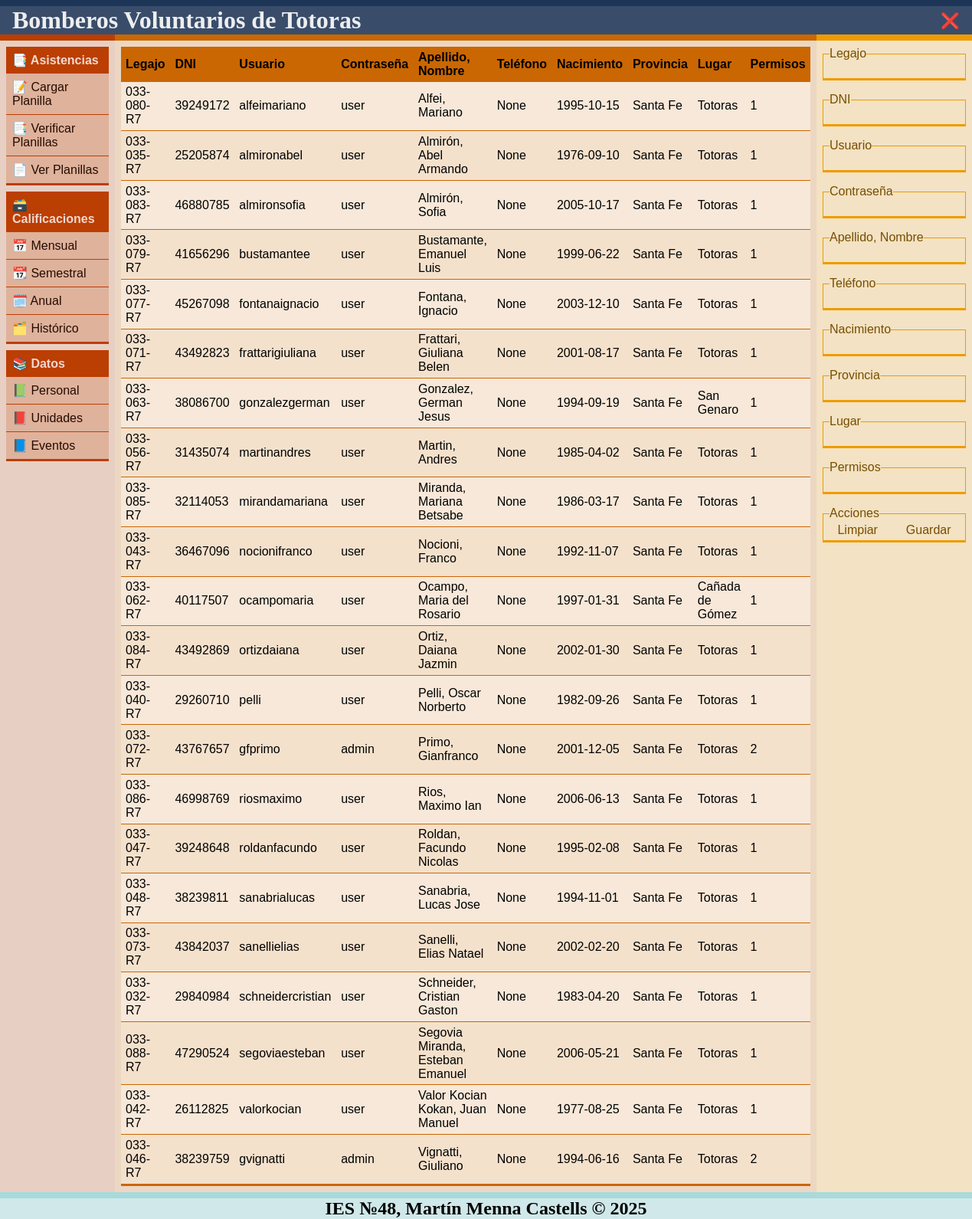
Page /personal/ (signed in) on the committed database.
### tables this page shows
CREATE TABLE personal (
    legajo           TEXT    PRIMARY KEY UNIQUE,
    dni              INTEGER NOT NULL UNIQUE,
    username         TEXT    NOT NULL UNIQUE,
    password         TEXT    NOT NULL,
    apellido_nombre  TEXT    NOT NULL,
    telefono         INTEGER,
    fecha_nacimiento TEXT    NOT NULL,
    provincia        TEXT    NOT NULL,
    lugar            TEXT    NOT NULL,
    permisos         INTEGER NOT NULL DEFAULT 0
);

### app/blueprints/bp_personal.py (the view)
@bp.route('/', methods=['GET'])
@Login_Required
def Personal():
    return render_template('datos/personal.html', personal=Bombero.Get_Bomberos())

### app/blueprints/bp_index.py (called while the page is built)
def Login_Required(f):
    @wraps(f)
    def decorated_function(*args, **kwargs):
        if 'user' not in session:
            return redirect(url_for('index.Index'))
        return f(*args, **kwargs)
    return decorated_function

### app/scripts/db.py (called while the page is built)
def Get_DB():
    if 'db' not in g:
        g.db = sqlite3.connect(
            DATABASE,
            detect_types=sqlite3.PARSE_DECLTYPES
        )
        g.db.row_factory = sqlite3.Row
    return g.db

def Close_DB(exception):
    db = g.pop('db', None)
    if db is not None:
        db.close()

### app/scripts/personal.py (called while the page is built)
    def Get_Bomberos():
        DB = Get_DB()
        bomberos_data = DB.execute(
            'SELECT * FROM personal ORDER BY apellido_nombre'
        ).fetchall()
        bomberos_list = []
        for bombero_data in bomberos_data:
            bombero = Bombero(
                legajo=bombero_data['legajo'],
                dni=bombero_data['dni'],
                username=bombero_data['username'],
                password=bombero_data['password'],
                apellido_nombre=bombero_data['apellido_nombre'],
                telefono=bombero_data['telefono'],
                fecha_nacimiento=bombero_data['fecha_nacimiento'],
                provincia=bombero_data['provincia'],
                lugar=bombero_data['lugar'],
                permisos=bombero_data['permisos']
            )
            bomberos_list.append(bombero)
        return bomberos_list

### app/templates/datos/personal.html (shortened to what this page needs)
{% extends 'base.html' %}
{% block head %}
    <link rel="stylesheet" href="{{ url_for('static', filename='datos.css') }}">
{% endblock %}
{% block center %}
    <table>
        <thead>
            <tr>
                <th>Legajo</th>
                <th>DNI</th>
                <th>Usuario</th>
                <th>Contraseña</th>
                <th>Apellido, Nombre</th>
                <th>Teléfono</th>
                <th>Nacimiento</th>
                <th>Provincia</th>
                <th>Lugar</th>
                <th class="hidden">Permisos</th>
            </tr>
        </thead>
        <tbody>
            {% for Bombero in personal %}
                <tr onclick="tr_Seleccionar(this)">
                    <td>{{ Bombero.legajo }}</td>
                    <td>{{ Bombero.dni }}</td>
                    <td>{{ Bombero.username }}</td>
                    <td>{{ Bombero.password }}</td>
                    <td>{{ Bombero.apellido_nombre }}</td>
                    <td>{{ Bombero.telefono }}</td>
                    <td>{{ Bombero.fecha_nacimiento }}</td>
                    <td>{{ Bombero.provincia }}</td>
                    <td>{{ Bombero.lugar }}</td>
                    <td class="hidden">{{ Bombero.permisos }}</td>
                </tr>
            {% endfor %}
        </tbody>
    </table>
{% endblock %}
{% block right %}
    <form id="abm" action="{{ url_for('personal.Subir') }}" method="post">
        <fieldset>
            <legend>Legajo</legend>
            <input type="text" name="legajo" value="" required>
        </fieldset>
        <fieldset>
            <legend>DNI</legend>
            <input type="text" name="dni" value="" required>
        </fieldset>
        <fieldset>
            <legend>Usuario</legend>
            <input type="text" name="username" value="" required>
        </fieldset>
        <fieldset>
            <legend>Contraseña</legend>
            <input type="text" name="password" value="" required>
        </fieldset>
        <fieldset>
            <legend>Apellido, Nombre</legend>
            <input type="text" name="apellido_nombre" value="" required>
        </fieldset>
        <fieldset>
            <legend>Teléfono</legend>
            <input type="text" name="telefono" value="" required>
        </fieldset>
        <fieldset>
            <legend>Nacimiento</legend>
            <input type="text" name="fecha_nacimiento" value="" required>
        </fieldset>
        <fieldset>
            <legend>Provincia</legend>
            <input type="text" name="provincia" value="" required>
        </fieldset>
        <fieldset>
            <legend>Lugar</legend>
            <input type="text" name="lugar" value="" required>
        </fieldset>
        <fieldset>
            <legend>Permisos</legend>
            <input type="text" name="permisos" value="" required>
        </fieldset>
        <fieldset>
            <legend>Acciones</legend>
            <button onclick="form_Limpiar()">
                <span>Limpiar</span>
            </button>
            <button type="submit">
                <span>Guardar</span>
            </button>
        </fieldset>
    </form>
{% endblock %}

### app/templates/base.html (shortened to what this page needs)
<!DOCTYPE html>
<html lang="en">
<head>
    <link rel="stylesheet" href="{{ url_for('static', filename='base.css') }}">
    {% block head %}
    {% endblock %}
</head>
<body>
    <div id="top">
        <h1><a href="{{ url_for('index.Index') }}">Bomberos Voluntarios de Totoras</a></h1>
        <form action="{{ url_for('index.Logout') }}" method="post">
            <input type="submit" value="❌">
        </form>
    </div>
    <div id="middle">
        <div id="left">
            <div id="nav">
                <details open>
                    <summary>📑 Asistencias</summary>
                    <a href="{{ url_for('asistencias.Index') }}">📝 Cargar Planilla</a>
                    <a href="{{ url_for('asistencias.Verificar_Planillas') }}">📑 Verificar Planillas</a>
                    <a href="{{ url_for('asistencias.Ver_Planillas') }}">📄 Ver Planillas</a>
                </details>
                <details open>
                    <summary>🗃️ Calificaciones</summary>
                    <a href="{{ url_for('calificaciones.Mensual') }}">📅 Mensual</a>
                    <a href="{{ url_for('calificaciones.Semestral') }}">📆 Semestral</a>
                    <a href="{{ url_for('calificaciones.Anual') }}">🗓️ Anual</a>
                    <a href="">🗂️ Histórico</a>
                </details>
                <details open>
                    <summary>📚 Datos</summary>
                    <a href="{{ url_for('personal.Personal') }}">📗 Personal</a>
                    <a href="{{ url_for('unidades.Unidades') }}">📕 Unidades</a>
                    <a href="{{ url_for('eventos.Eventos') }}">📘 Eventos</a>
                </details>
            </div>
        </div>
        <div id="center">
            {% block center %}{% endblock %}
        </div>
        <div id="right">
            {% block right %}{% endblock %}
        </div>
    </div>
    <div id="bottom">
        <h2>IES №48, Martín Menna Castells © 2025</h2>
    </div>
</body>
</html>

### app/static/base.css (style rules this page uses)
* { margin: 0; padding: 0; }
:root { --color-bg-body: #EEEEEEAA; --color-fg-top: #1D3557; --color-bg-top: #1D3557DD; --color-text-top: #EEE; --color-fg-middle: #AE2012; --color-bg-middle: #AE201277; --color-fg-bottom: #A8DADC; --color-bg-bottom: #A8DADC77; --color-fg-left: #BB3E03; --color-bg-left: #BB3E03; --color-fg-center: #CA6702; --color-bg-center: #CA6702; --color-fg-right: #EE9B00; --color-bg-right: #EE9B00; }
html { background-image: url(./logo.svg); background-repeat: no-repeat; background-position: center; background-size: 33%; }
body { background-color: var(--color-bg-body); display: grid; grid-template-columns: 1fr; grid-template-rows: auto 1fr auto; grid-template-areas: 'top' 'middle' 'bottom'; min-height: 100dvh; }
#middle { display: grid; grid-template-columns: 1fr 4fr 1fr; grid-template-areas: 'left center right'; }
#bottom { grid-area: bottom; border-top: 0.5rem solid var(--color-fg-bottom); background-color: var(--color-bg-bottom); text-align: center; }
#center { grid-area: center; border-top: 0.5rem solid var(--color-fg-center); background-color: color-mix(in srgb, var(--color-bg-center), transparent 80%); padding: 0.5rem; }

### rows in the picture
personal: legajo "033-080-R7", dni "39249172", username "alfeimariano", password "user", apellido_nombre "Alfei, Mariano", telefono "None", fecha_nacimiento "1995-10-15", provincia "Santa Fe", lugar "Totoras", permisos "1"
personal: legajo "033-035-R7", dni "25205874", username "almironabel", password "user", apellido_nombre "Almirón, Abel Armando", telefono "None", fecha_nacimiento "1976-09-10", provincia "Santa Fe", lugar "Totoras", permisos "1"
personal: legajo "033-083-R7", dni "46880785", username "almironsofia", password "user", apellido_nombre "Almirón, Sofia", telefono "None", fecha_nacimiento "2005-10-17", provincia "Santa Fe", lugar "Totoras", permisos "1"
personal: legajo "033-079-R7", dni "41656296", username "bustamantee", password "user", apellido_nombre "Bustamante, Emanuel Luis", telefono "None", fecha_nacimiento "1999-06-22", provincia "Santa Fe", lugar "Totoras", permisos "1"
personal: legajo "033-077-R7", dni "45267098", username "fontanaignacio", password "user", apellido_nombre "Fontana, Ignacio", telefono "None", fecha_nacimiento "2003-12-10", provincia "Santa Fe", lugar "Totoras", permisos "1"
personal: legajo "033-071-R7", dni "43492823", username "frattarigiuliana", password "user", apellido_nombre "Frattari, Giuliana Belen", telefono "None", fecha_nacimiento "2001-08-17", provincia "Santa Fe", lugar "Totoras", permisos "1"
personal: legajo "033-063-R7", dni "38086700", username "gonzalezgerman", password "user", apellido_nombre "Gonzalez, German Jesus", telefono "None", fecha_nacimiento "1994-09-19", provincia "Santa Fe", lugar "San Genaro", permisos "1"
personal: legajo "033-056-R7", dni "31435074", username "martinandres", password "user", apellido_nombre "Martin, Andres", telefono "None", fecha_nacimiento "1985-04-02", provincia "Santa Fe", lugar "Totoras", permisos "1"
personal: legajo "033-085-R7", dni "32114053", username "mirandamariana", password "user", apellido_nombre "Miranda, Mariana Betsabe", telefono "None", fecha_nacimiento "1986-03-17", provincia "Santa Fe", lugar "Totoras", permisos "1"
personal: legajo "033-043-R7", dni "36467096", username "nocionifranco", password "user", apellido_nombre "Nocioni, Franco", telefono "None", fecha_nacimiento "1992-11-07", provincia "Santa Fe", lugar "Totoras", permisos "1"
personal: legajo "033-062-R7", dni "40117507", username "ocampomaria", password "user", apellido_nombre "Ocampo, Maria del Rosario", telefono "None", fecha_nacimiento "1997-01-31", provincia "Santa Fe", lugar "Cañada de Gómez", permisos "1"
personal: legajo "033-084-R7", dni "43492869", username "ortizdaiana", password "user", apellido_nombre "Ortiz, Daiana Jazmin", telefono "None", fecha_nacimiento "2002-01-30", provincia "Santa Fe", lugar "Totoras", permisos "1"
personal: legajo "033-040-R7", dni "29260710", username "pelli", password "user", apellido_nombre "Pelli, Oscar Norberto", telefono "None", fecha_nacimiento "1982-09-26", provincia "Santa Fe", lugar "Totoras", permisos "1"
personal: legajo "033-072-R7", dni "43767657", username "gfprimo", password "admin", apellido_nombre "Primo, Gianfranco", telefono "None", fecha_nacimiento "2001-12-05", provincia "Santa Fe", lugar "Totoras", permisos "2"
personal: legajo "033-086-R7", dni "46998769", username "riosmaximo", password "user", apellido_nombre "Rios, Maximo Ian", telefono "None", fecha_nacimiento "2006-06-13", provincia "Santa Fe", lugar "Totoras", permisos "1"
personal: legajo "033-047-R7", dni "39248648", username "roldanfacundo", password "user", apellido_nombre "Roldan, Facundo Nicolas", telefono "None", fecha_nacimiento "1995-02-08", provincia "Santa Fe", lugar "Totoras", permisos "1"
personal: legajo "033-048-R7", dni "38239811", username "sanabrialucas", password "user", apellido_nombre "Sanabria, Lucas Jose", telefono "None", fecha_nacimiento "1994-11-01", provincia "Santa Fe", lugar "Totoras", permisos "1"
personal: legajo "033-073-R7", dni "43842037", username "sanellielias", password "user", apellido_nombre "Sanelli, Elias Natael", telefono "None", fecha_nacimiento "2002-02-20", provincia "Santa Fe", lugar "Totoras", permisos "1"
personal: legajo "033-032-R7", dni "29840984", username "schneidercristian", password "user", apellido_nombre "Schneider, Cristian Gaston", telefono "None", fecha_nacimiento "1983-04-20", provincia "Santa Fe", lugar "Totoras", permisos "1"
personal: legajo "033-088-R7", dni "47290524", username "segoviaesteban", password "user", apellido_nombre "Segovia Miranda, Esteban Emanuel", telefono "None", fecha_nacimiento "2006-05-21", provincia "Santa Fe", lugar "Totoras", permisos "1"
personal: legajo "033-042-R7", dni "26112825", username "valorkocian", password "user", apellido_nombre "Valor Kocian Kokan, Juan Manuel", telefono "None", fecha_nacimiento "1977-08-25", provincia "Santa Fe", lugar "Totoras", permisos "1"
personal: legajo "033-046-R7", dni "38239759", username "gvignatti", password "admin", apellido_nombre "Vignatti, Giuliano", telefono "None", fecha_nacimiento "1994-06-16", provincia "Santa Fe", lugar "Totoras", permisos "2"
